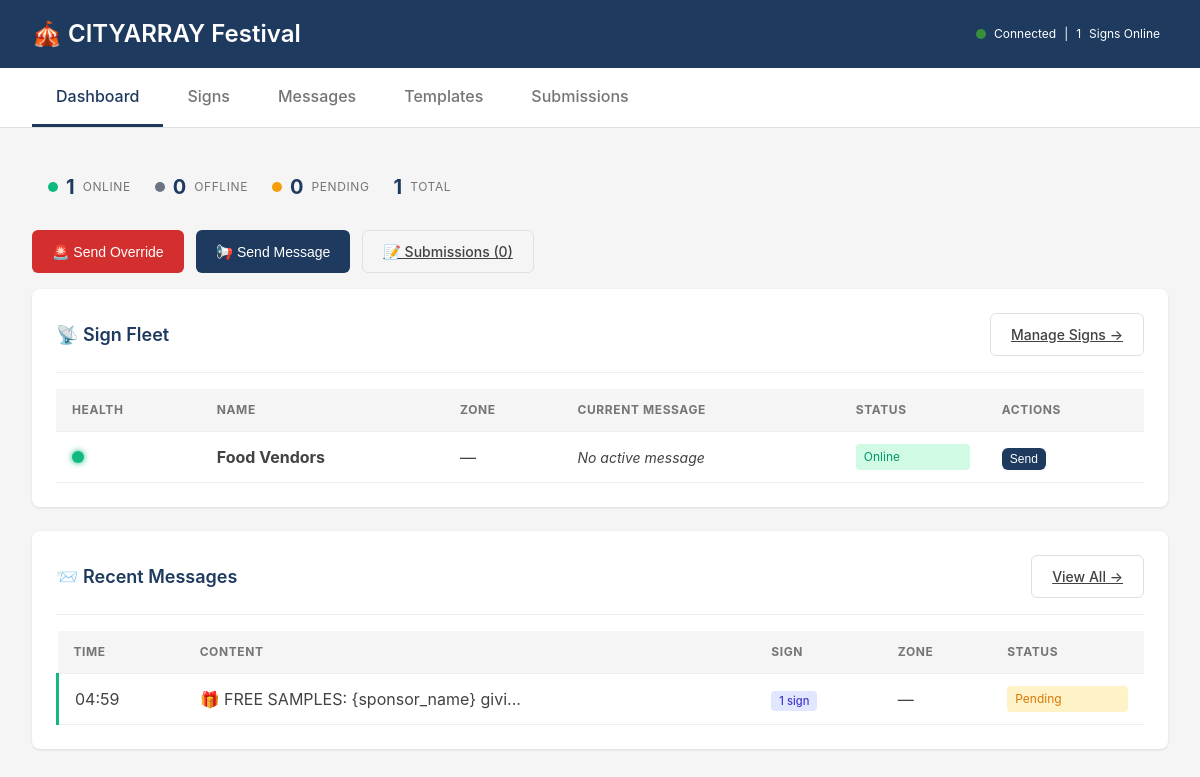
Before: / with the older database file.
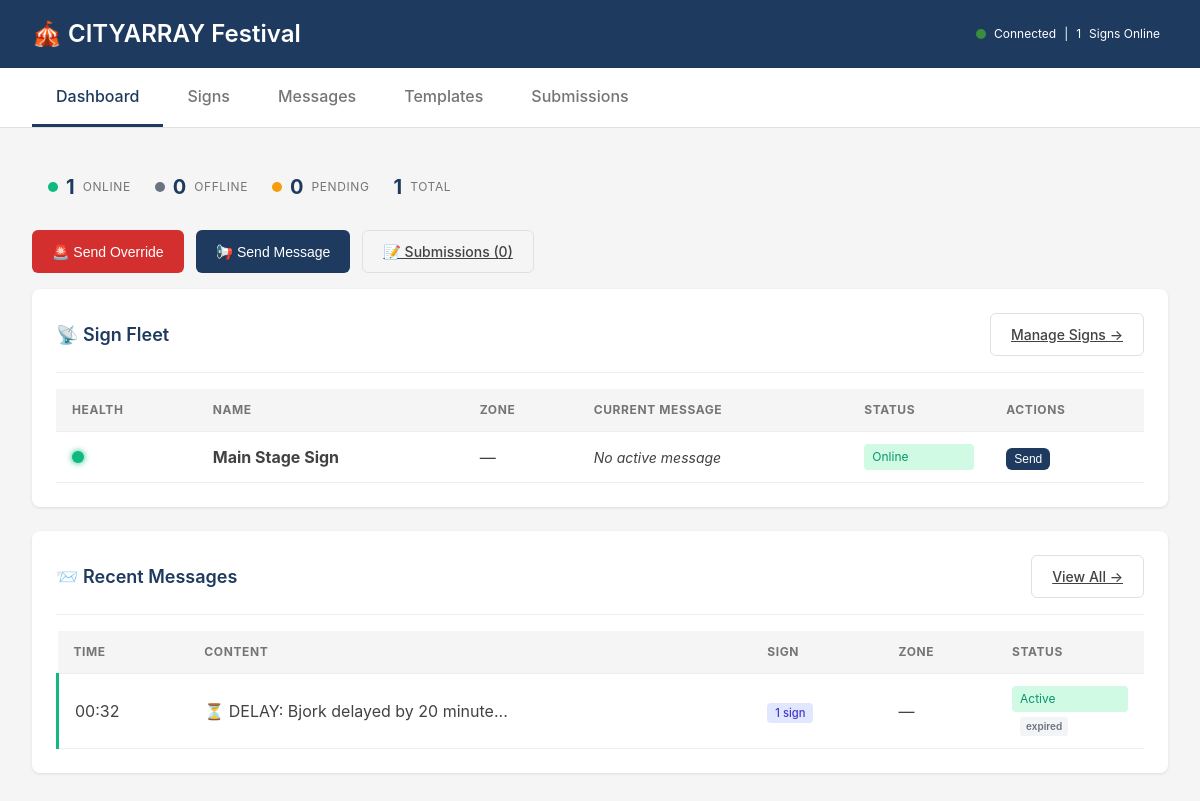
After: the same page with the newer database file.
### models.py (models this page shows, shortened)
class Sign(Base):
    __tablename__ = "signs"
    id = Column(String(36), primary_key=True, default=generate_uuid)
    event_id = Column(String(36), ForeignKey("events.id"))
    name = Column(String(100), nullable=False)
    hardware_id = Column(String(100))  # Pi serial number or unique ID
    zone_id = Column(String(36))
    position_x = Column(Integer)
    position_y = Column(Integer)
    status = Column(String(20), default="offline")  # online, offline, warning, error
    battery = Column(Integer)  # Percentage 0-100
    signal_strength = Column(Integer)  # dBm or percentage
    crowd_density = Column(String(20))  # low, medium, high, critical
    crowd_count = Column(Integer)
    ambient_noise_db = Column(Float)
    current_message_id = Column(String(36))
    current_template = Column(String(100))
    last_seen = Column(DateTime)
    created_at = Column(DateTime, default=datetime.utcnow)
    display_type = Column(String(50))  # e-paper, led
    has_camera = Column(Boolean, default=True)
    has_speaker = Column(Boolean, default=True)
    has_microphone = Column(Boolean, default=True)
    config = Column(JSON, default=dict)
    event = relationship("Event", back_populates="signs")

class Message(Base):
    __tablename__ = "messages"
    id = Column(String(36), primary_key=True, default=generate_uuid)
    event_id = Column(String(36), ForeignKey("events.id"))
    template_id = Column(String(36), ForeignKey("templates.id"))
    content = Column(Text)
    rendered_content = Column(Text)  # After variable substitution
    target_signs = Column(JSON, default=["all"])  # List of sign IDs or ["all"]
    target_zones = Column(JSON, default=list)  # List of zone IDs
    priority = Column(Integer, default=10)
    override_mode = Column(String(20))  # insert, replace, emergency
    persistence_mode = Column(String(20), default="timed")  # timed, until_cleared, emergency_lock
    audio_enabled = Column(Boolean, default=False)
    audio_languages = Column(JSON, default=["en"])
    status = Column(String(20), default="pending")  # pending, active, displayed, cancelled, expired
    scheduled_at = Column(DateTime)
    expires_at = Column(DateTime)
    duration_seconds = Column(Integer, default=30)
    created_at = Column(DateTime, default=datetime.utcnow)
    created_by = Column(String(100))  # User ID or "system"
    displayed_at = Column(DateTime)

### app.py (the view)
@app.get("/")
async def dashboard(request: Request, db=Depends(get_db)):
    signs = db.query(Sign).all()
    zones = db.query(Zone).all()
    messages = db.query(Message).order_by(Message.created_at.desc()).limit(10).all()
    tpls = db.query(Template).all()
    stats = get_system_stats(db)
    return templates.TemplateResponse("dashboard.html", {
        "request": request,
        "active_page": "dashboard",
        "signs": [s.to_dict() for s in signs],
        "zones": [z.to_dict() for z in zones],
        "messages": [m.to_dict() for m in messages],
        "templates": [t.to_dict() for t in tpls],
        "stats": stats
    })

### templates/dashboard.html (shortened to what this page needs)
{% extends "base.html" %}
{% block content %}
<div class="stats-bar">
    <div class="stat-mini">
        <span class="stat-dot online"></span>
        <span class="stat-value" id="stat-online">{{ stats.signs.online }}</span>
        <span class="stat-label">Online</span>
    </div>
    <div class="stat-mini">
        <span class="stat-dot offline"></span>
        <span class="stat-value" id="stat-offline">{{ stats.signs.offline }}</span>
        <span class="stat-label">Offline</span>
    </div>
    <div class="stat-mini">
        <span class="stat-dot warning"></span>
        <span class="stat-value" id="stat-pending">{{ stats.submissions.pending }}</span>
        <span class="stat-label">Pending</span>
    </div>
    <div class="stat-mini">
        <span class="stat-value">{{ stats.signs.total }}</span>
        <span class="stat-label">Total</span>
    </div>
</div>
<div class="actions-bar">
    <button class="btn btn-danger" onclick="openOverrideModal()">
        🚨 Send Override
    </button>
    <button class="btn btn-primary" onclick="openMessageModal()">
        📢 Send Message
    </button>
    <a href="/submissions?status=pending" class="btn btn-outline">
        📝 Submissions ({{ stats.submissions.pending }})
    </a>
</div>
<div class="card">
    <div class="card-header">
        <h2 class="card-title">📡 Sign Fleet</h2>
        <a href="/signs" class="btn btn-outline">Manage Signs →</a>
    </div>
    {% if signs %}
    <table class="table signs-table">
        <thead>
            <tr>
                <th>Health</th>
                <th>Name</th>
                <th>Zone</th>
                <th>Current Message</th>
                <th>Status</th>
                <th>Actions</th>
            </tr>
        </thead>
        <tbody id="signs-tbody">
            {% for sign in signs %}
            <tr data-sign-id="{{ sign.id }}">
                <td>
                    <span class="health-indicator {{ sign.status }}"></span>
                </td>
                <td>
                    <strong>{{ sign.name }}</strong>
                </td>
                <td>
                    {% set zone_name = '' %}
                    {% for zone in zones if zone.id == sign.zone_id %}
                        {% set zone_name = zone.name %}
                    {% endfor %}
                    {% if zone_name %}
                        <span class="zone-badge">{{ zone_name }}</span>
                    {% else %}
                        <span class="no-zone">—</span>
                    {% endif %}
                </td>
                <td class="message-cell">
                    {% if sign.current_message_id %}
                        <span class="current-message">{{ sign.current_template or 'Active message' }}</span>
                    {% else %}
                        <span class="no-message">No active message</span>
                    {% endif %}
                </td>
                <td>
                    <span class="status-badge {{ sign.status }}">{{ sign.status }}</span>
                </td>
                <td>
                    <button class="btn btn-sm btn-primary" onclick="quickSend('{{ sign.id }}', '{{ sign.name }}')">Send</button>
                </td>
            </tr>
            {% endfor %}
        </tbody>
    </table>
    {% endif %}
</div>
<div class="card">
    <div class="card-header">
        <h2 class="card-title">📨 Recent Messages</h2>
        <a href="/messages" class="btn btn-outline">View All →</a>
    </div>
    {% if messages %}
    <table class="table">
        <thead>
            <tr>
                <th>Time</th>
                <th>Content</th>
                <th>Sign</th>
                <th>Zone</th>
                <th>Status</th>
            </tr>
        </thead>
        <tbody id="messages-tbody">
            {% for msg in messages[:5] %}
            <tr class="message-row priority-{{ 'critical' if msg.priority >= 90 else 'warning' if msg.priority >= 70 else 'info' }}" data-message-id="{{ msg.id }}" data-persistence="{{ msg.persistence_mode }}" data-duration="{{ msg.duration_seconds }}" data-created="{{ msg.created_at }}">
                <td>{{ msg.created_at[11:16] if msg.created_at else '-' }}</td>
                <td title="{{ msg.content }}">{{ msg.content[:35] }}{% if msg.content and msg.content|length > 35 %}...{% endif %}</td>
                <td>
                    {% if msg.target_signs and 'all' in msg.target_signs %}
                        <span class="target-badge all">📡 All</span>
                    {% elif msg.target_signs %}
                        <span class="target-badge signs">{{ msg.target_signs|length }} sign{{ 's' if msg.target_signs|length > 1 else '' }}</span>
                    {% else %}
                        —
                    {% endif %}
                </td>
                <td>
                    {% if msg.target_zones %}
                        <span class="target-badge zones">📍 {{ msg.target_zones|length }} zone{{ 's' if msg.target_zones|length > 1 else '' }}</span>
                    {% else %}
                        —
                    {% endif %}
                </td>
                <td>
                    <span class="status-badge {{ msg.status }}">{{ msg.status }}</span>
                    {% if msg.persistence_mode == 'timed' and msg.status == 'active' %}
                    <span class="countdown" data-msg-id="{{ msg.id }}"></span>
                    {% endif %}
                </td>
            </tr>
            {% endfor %}
        </tbody>
    </table>
    {% else %}
    <p style="text-align: center; padding: 2rem; color: var(--gray-600);">No messages sent yet.</p>
    {% endif %}
</div>
{% endblock %}

### templates/base.html (shortened to what this page needs)
<!DOCTYPE html>
<html lang="en">
<head>
</head>
<body hx-ext="ws" ws-connect="/ws/dashboard">
    <header>
        <h1>🎪 CITYARRAY Festival</h1>
        <div class="status-badge">
            <span class="status-dot" id="connection-status"></span>
            <span id="connection-text">Connected</span>
            <span> | </span>
            <span id="signs-online">0</span> signs online
        </div>
    </header>
    <nav>
        <a href="/" class="{% if active_page == 'dashboard' %}active{% endif %}">Dashboard</a>
        <a href="/signs" class="{% if active_page == 'signs' %}active{% endif %}">Signs</a>
        <a href="/messages" class="{% if active_page == 'messages' %}active{% endif %}">Messages</a>
        <a href="/templates" class="{% if active_page == 'templates' %}active{% endif %}">Templates</a>
        <a href="/submissions" class="{% if active_page == 'submissions' %}active{% endif %}">Submissions</a>
    </nav>
    <main>
        {% block content %}{% endblock %}
    </main>
</body>
</html>

### templates/base.html (style rules this page uses)
:root { --primary: #1E3A5F; --accent: #2E7D32; --danger: #D32F2F; --warning: #F57C00; --success: #388E3C; --gray-100: #F5F5F5; --gray-200: #EEEEEE; --gray-300: #E0E0E0; --gray-600: #757575; --gray-800: #424242; }
* { box-sizing: border-box; margin: 0; padding: 0; }
body { font-family: -apple-system, BlinkMacSystemFont, 'Segoe UI', Roboto, sans-serif; background: var(--gray-100); color: var(--gray-800); line-height: 1.5; }
header { background: var(--primary); color: white; padding: 1rem 2rem; display: flex; justify-content: space-between; align-items: center; position: sticky; top: 0; z-index: 100; }
header h1 { font-size: 1.5rem; font-weight: 600; }
.status-badge { display: flex; align-items: center; gap: 0.5rem; font-size: 0.875rem; }
.status-dot { width: 10px; height: 10px; border-radius: 50%; background: var(--success); animation: pulse 2s infinite; }
nav { background: white; border-bottom: 1px solid var(--gray-300); padding: 0 2rem; display: flex; gap: 0; }
nav a { padding: 1rem 1.5rem; text-decoration: none; color: var(--gray-600); border-bottom: 3px solid transparent; font-weight: 500; transition: all 0.2s; }
nav a.active { color: var(--primary); border-bottom-color: var(--primary); }
main { padding: 2rem; max-width: 1600px; margin: 0 auto; }
.card { background: white; border-radius: 8px; box-shadow: 0 1px 3px rgba(0,0,0,0.1); padding: 1.5rem; margin-bottom: 1.5rem; }
.card-header { display: flex; justify-content: space-between; align-items: center; margin-bottom: 1rem; padding-bottom: 1rem; border-bottom: 1px solid var(--gray-200); }
.card-title { font-size: 1.125rem; font-weight: 600; color: var(--primary); }
.stat-value { font-size: 2.5rem; font-weight: 700; color: var(--primary); }
.stat-label { font-size: 0.875rem; color: var(--gray-600); text-transform: uppercase; letter-spacing: 0.05em; }
.btn { display: inline-flex; align-items: center; gap: 0.5rem; padding: 0.625rem 1.25rem; border-radius: 6px; font-weight: 500; font-size: 0.875rem; cursor: pointer; border: none; transition: all 0.2s; }
.btn-primary { background: var(--primary); color: white; }
.btn-danger { background: var(--danger); color: white; }
.btn-outline { background: transparent; border: 1px solid var(--gray-300); color: var(--gray-800); }
.table { width: 100%; border-collapse: collapse; }
.table th, .table td { padding: 0.75rem 1rem; text-align: left; border-bottom: 1px solid var(--gray-200); }
.table th { font-size: 0.75rem; text-transform: uppercase; letter-spacing: 0.05em; color: var(--gray-600); background: var(--gray-100); }

### templates/dashboard.html (style rules this page uses)
.stats-bar { display: flex; gap: 1.5rem; padding: 0.75rem 1rem; background: var(--gray-100); border-radius: 8px; margin-bottom: 1rem; }
.stat-mini { display: flex; align-items: center; gap: 0.5rem; }
.stat-mini .stat-value { font-size: 1.25rem; font-weight: 700; }
.stat-mini .stat-label { font-size: 0.75rem; color: var(--gray-600); }
.stat-dot { width: 10px; height: 10px; border-radius: 50%; }
.stat-dot.online { background: #10B981; }
.stat-dot.offline { background: #6B7280; }
.stat-dot.warning { background: #F59E0B; }
.actions-bar { display: flex; gap: 0.75rem; margin-bottom: 1rem; }
.health-indicator { width: 12px; height: 12px; border-radius: 50%; display: inline-block; }
.health-indicator.online { background: #10B981; box-shadow: 0 0 6px #10B981; }
.signs-table td { vertical-align: middle; }
.message-cell { max-width: 200px; }
.no-message { font-size: 0.875rem; color: var(--gray-400); font-style: italic; }
.no-zone { color: var(--gray-400); }
.status-badge { padding: 0.25rem 0.5rem; border-radius: 4px; font-size: 0.75rem; text-transform: capitalize; }
.status-badge.online { background: #D1FAE5; color: #059669; }
.status-badge.active { background: #D1FAE5; color: #059669; }
.message-row.priority-info { border-left: 3px solid #10B981; }
.target-badge { padding: 0.2rem 0.5rem; border-radius: 4px; font-size: 0.7rem; font-weight: 500; }
.target-badge.signs { background: #E0E7FF; color: #4338CA; }
.countdown { display: inline-block; margin-left: 0.5rem; padding: 0.125rem 0.375rem; background: #FEF3C7; color: #92400E; border-radius: 3px; font-size: 0.625rem; font-weight: 600; font-variant-numeric: tabular-nums; }
.btn-sm { padding: 0.25rem 0.5rem; font-size: 0.75rem; }

Changed rows visible on the page:
removed Sign: name "Food Vendors", status "Online"
removed Message: created_at "04:59", content "🎁 FREE SAMPLES: {sponsor_name} givi", target_signs|length "1", status "Pending"
added Sign: name "Main Stage Sign", status "Online"
added Message: created_at "00:32", content "⏳ DELAY: Bjork delayed by 20 minute", target_signs|length "1", status "Active"
